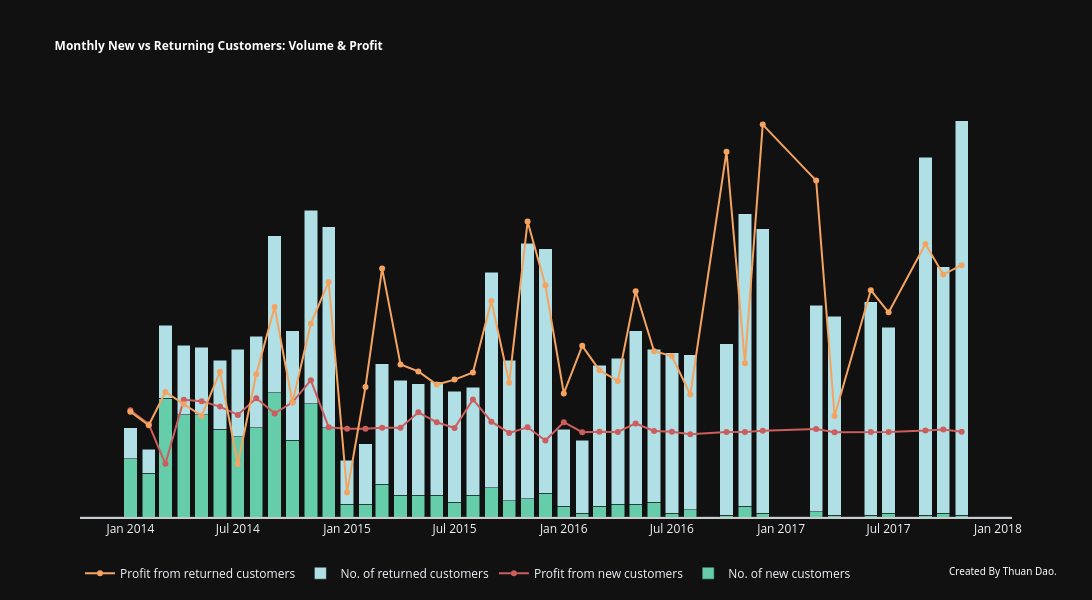

The code cell stored with this chart in its notebook:
### Code cell
# Profit
plot_new_vs_returning_customers(
    df=data_timeseries,
    new_value_col="new_cus_profit",
    return_value_col="return_cus_profit",
    title="Monthly New vs Returning Customers: Volume & Profit",
    name = "Profit"
)

### Figure 1 — Plotly figure (JSON) as saved in the notebook; plotly's stock layout.template omitted (floating-point values rounded to 4 significant figures)
{"data": [{"marker": {"color": "mediumaquamarine"}, "name": "No. of new customers", "type": "bar", "x": ["2014-01", "2014-02", "2014-03", "2014-04", "2014-05", "2014-06", "2014-07", "2014-08", "2014-09", "2014-10", "2014-11", "2014-12", "2015-01", "2015-02", "2015-03", "2015-04", "2015-05", "2015-06", "2015-07", "2015-08", "2015-09", "2015-10", "2015-11", "2015-12", "2016-01", "2016-02", "2016-03", "2016-04", "2016-05", "2016-06", "2016-07", "2016-08", "2016-10", "2016-11", "2016-12", "2017-03", "2017-04", "2017-06", "2017-07", "2017-09", "2017-10", "2017-11"], "y": [32, 24, 65, 56, 56, 48, 44, 49, 68, 42, 62, 49, 7, 7, 18, 12, 12, 12, 8, 12, 16, 9, 10, 13, 6, 2, 6, 7, 7, 8, 2, 4, 1, 6, 2, 3, 1, 1, 2, 1, 2, 1]}, {"marker": {"color": "indianred"}, "mode": "lines+markers", "name": "Profit from new customers", "type": "scatter", "x": ["2014-01", "2014-02", "2014-03", "2014-04", "2014-05", "2014-06", "2014-07", "2014-08", "2014-09", "2014-10", "2014-11", "2014-12", "2015-01", "2015-02", "2015-03", "2015-04", "2015-05", "2015-06", "2015-07", "2015-08", "2015-09", "2015-10", "2015-11", "2015-12", "2016-01", "2016-02", "2016-03", "2016-04", "2016-05", "2016-06", "2016-07", "2016-08", "2016-10", "2016-11", "2016-12", "2017-03", "2017-04", "2017-06", "2017-07", "2017-09", "2017-10", "2017-11"], "y": [1263.0, 463.4, -1829.0, 1874.0, 1788.0, 1480.0, 999.5, 1968.0, 1088.0, 1727.0, 3011.0, 284.9, 203.2, 197.5, 250.9, 263.1, 1149.0, 577.7, 243.5, 1898.0, 611.3, -41.08, 284.5, -481.3, 579.4, 3.742, 20.83, 15.19, 506.0, 67.9, 27.85, -120.4, 9.816, 18.26, 82.28, 189.6, -3.093, 4.798, 16.02, 102.9, 150.7, 24.2], "yaxis": "y2"}, {"marker": {"color": "powderblue"}, "name": "No. of returned customers", "type": "bar", "x": ["2014-01", "2014-02", "2014-03", "2014-04", "2014-05", "2014-06", "2014-07", "2014-08", "2014-09", "2014-10", "2014-11", "2014-12", "2015-01", "2015-02", "2015-03", "2015-04", "2015-05", "2015-06", "2015-07", "2015-08", "2015-09", "2015-10", "2015-11", "2015-12", "2016-01", "2016-02", "2016-03", "2016-04", "2016-05", "2016-06", "2016-07", "2016-08", "2016-10", "2016-11", "2016-12", "2017-03", "2017-04", "2017-06", "2017-07", "2017-09", "2017-10", "2017-11"], "y": [17, 13, 40, 38, 37, 38, 48, 50, 86, 60, 106, 110, 24, 33, 66, 63, 61, 62, 61, 59, 118, 77, 140, 134, 42, 40, 77, 80, 95, 84, 88, 85, 94, 160, 156, 113, 109, 117, 102, 196, 135, 216]}, {"marker": {"color": "sandybrown"}, "mode": "lines+markers", "name": "Profit from returned customers", "type": "scatter", "x": ["2014-01", "2014-02", "2014-03", "2014-04", "2014-05", "2014-06", "2014-07", "2014-08", "2014-09", "2014-10", "2014-11", "2014-12", "2015-01", "2015-02", "2015-03", "2015-04", "2015-05", "2015-06", "2015-07", "2015-08", "2015-09", "2015-10", "2015-11", "2015-12", "2016-01", "2016-02", "2016-03", "2016-04", "2016-05", "2016-06", "2016-07", "2016-08", "2016-10", "2016-11", "2016-12", "2017-03", "2017-04", "2017-06", "2017-07", "2017-09", "2017-10", "2017-11"], "y": [1187.0, 398.9, 2328.0, 1615.0, 950.6, 3496.0, -1841.0, 3350.0, 7240.0, 1721.0, 6281.0, 8699.0, -3484.0, 2616.0, 9481.0, 3924.0, 3519.0, 2758.0, 3045.0, 3458.0, 7598.0, 2858.0, 12190.0, 8498.0, 2245.0, 5001.0, 3591.0, 2963.0, 8156.0, 4682.0, 4405.0, 2182.0, 16230.0, 3993.0, 17800.0, 14560.0, 936.4, 8219.0, 6937.0, 10890.0, 9125.0, 9666.0], "yaxis": "y2"}], "layout": {"annotations": [{"font": {"color": "white", "family": "Segoe UI", "size": 10}, "showarrow": false, "text": "Created By Thuan Dao.", "x": 1.05, "xref": "paper", "y": -0.15, "yref": "paper"}], "barmode": "stack", "height": 600, "hovermode": "x unified", "legend": {"orientation": "h"}, "title": {"font": {"color": "white", "family": "Segoe UI", "size": 12}, "text": "<b>Monthly New vs Returning Customers: Volume & Profit</b>"}, "width": 1500, "xaxis": {"linecolor": "rgb(204, 204, 204)", "linewidth": 2, "showline": true}, "yaxis": {"showgrid": false, "showline": false, "showticklabels": false, "side": "left", "zeroline": true}, "yaxis2": {"overlaying": "y", "showgrid": false, "showline": false, "showticklabels": false, "side": "right", "zeroline": false}}}
